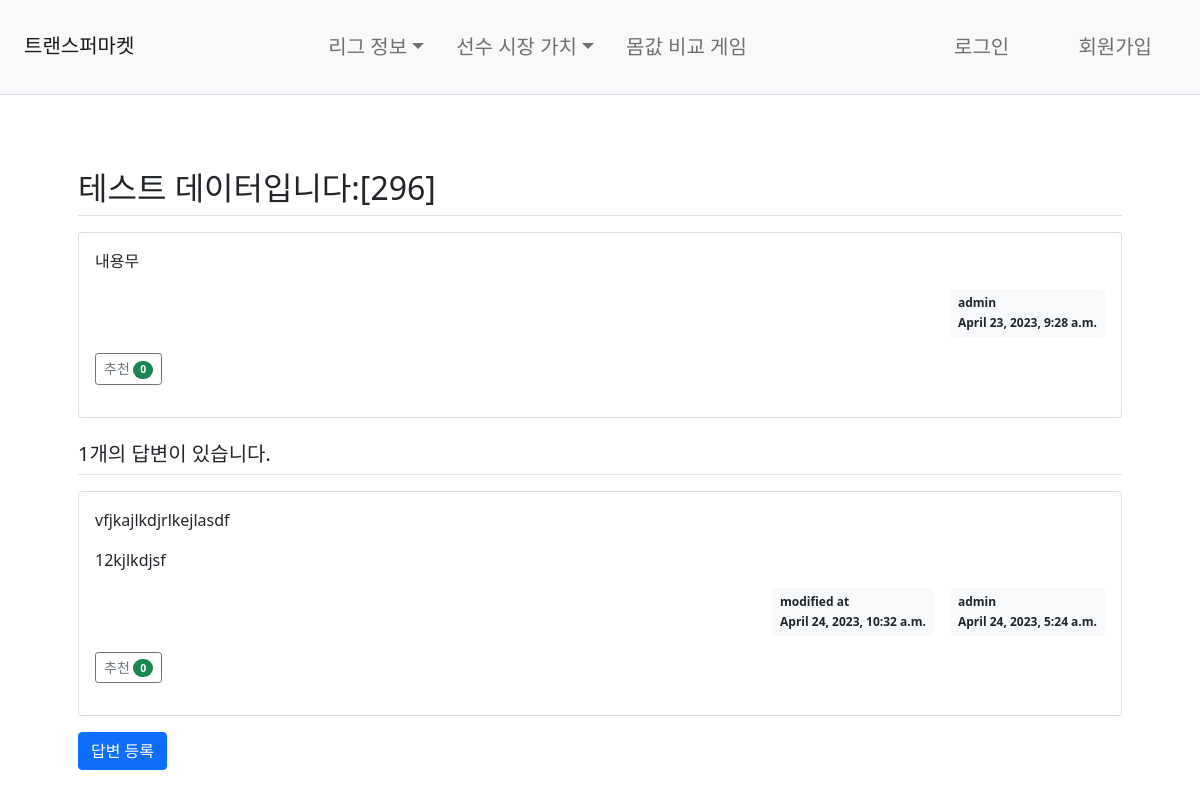
Screenshot of /pybo/302/ with the database file from the repository.
### pybo/models.py (models this page shows, shortened)
class Question(models.Model):
    author = models.ForeignKey(User, on_delete=models.CASCADE, related_name='author_question')
    subject = models.CharField(max_length=200)
    content = models.TextField()
    create_date = models.DateTimeField()
    modify_date = models.DateTimeField(null=True, blank=True)
    voter = models.ManyToManyField(User, related_name='voter_question')    # 추천인 추가

class Answer(models.Model):
    author = models.ForeignKey(User, on_delete=models.CASCADE, related_name='author_answer')
    question = models.ForeignKey(Question, on_delete=models.CASCADE)
    content = models.TextField()
    create_date = models.DateTimeField()
    modify_date = models.DateTimeField(null=True, blank=True)
    voter = models.ManyToManyField(User, related_name='voter_answer')

### pybo/views/base_views.py (the view)
def detail(request, question_id):
    question = get_object_or_404(Question, pk=question_id)
    context = {'question': question}
    return render(request, "pybo/question_detail.html", context)

### pybo/templatetags/pybo_filter.py (called while the page is built)
@register.filter
def mark(value):
    extensions = ["nl2br", "fenced_code"]
    return mark_safe(markdown.markdown(value, extensions=extensions))

### templates/pybo/question_detail.html (shortened to what this page needs)
{% extends 'base.html' %}
{% load pybo_filter %}
{% block content %}
<div class="container my-3">
  <h2 class="border-bottom py-2">{{ question.subject}}</h2>
  <div class="card my-3">
    <div class="card-body">
      <div class="card-text">{{ question.content|mark }}</div>
      <div class="d-flex justify-content-end">
        <div class="badge bg-light text-dark p-2 text-start">
          <div class="mb-2">{{ question.author.username }}</div>
          <div>{{ question.create_date }}</div>
        </div>
      </div>
      <div class="my-3">
        <a href="javascript:void(0)" data-uri="{% url 'pybo:question_vote' question.id %}"
          class="recommend btn btn-sm btn-outline-secondary"> 추천
            <span class="badge rounded-pill bg-success">{{question.voter.count}}</span>
        </a>
      </div>
    </div>
  </div>
  <h5 class="border-bottom my-3 py-2">
    {{question.answer_set.count}}개의 답변이 있습니다.
  </h5>
  {% for answer in question.answer_set.all %}
  <div class="card my-3">
    <div class="card-body">
      <div class="card-text">{{ answer.content|mark }}</div>
      <div class="d-flex justify-content-end">
        {% if answer.modify_date %}
        <div class="badge bg-light text-dark p-2 text-start mx-3">
          <div class="mb-2">modified at</div>
          <div>{{ answer.modify_date }}</div>
        </div>
        {% endif %}
        <div class="badge bg-light text-dark p-2 text-start">
          <div class="mb-2"> {{ question.author.username }} </div>
          <div>{{ answer.create_date }}</div>
        </div>
      </div>
      <div class="my-3">
        <a href="javascript:void(0)" data-uri="{% url 'pybo:answer_vote' answer.id %}"
          class="recommend btn btn-sm btn-outline-secondary"> 추천
          <span class="badge rounded-pill bg-success">{{answer.voter.count}}</span>
        </a>
      </div>
    </div>
  </div>
  {% endfor %}
  <form action="{% url 'pybo:answer_create' question.id%}" method="post" class="my-3">
    <input type="submit" value="답변 등록" class="btn btn-primary">
  </form>
</div>
{% endblock %}

### rows the page displays
Question: subject "테스트 데이터입니다:[296]", content|mark "내용무", author.username "admin", create_date "April 23, 2023, 9:28 a.m.", voter.count "0", answer_set.count "1"
Answer: content|mark "vfjkajlkdjrlkejlasdf 12kjlkdjsf", modify_date "April 24, 2023, 10:32 a.m.", create_date "April 24, 2023, 5:24 a.m.", voter.count "0"
